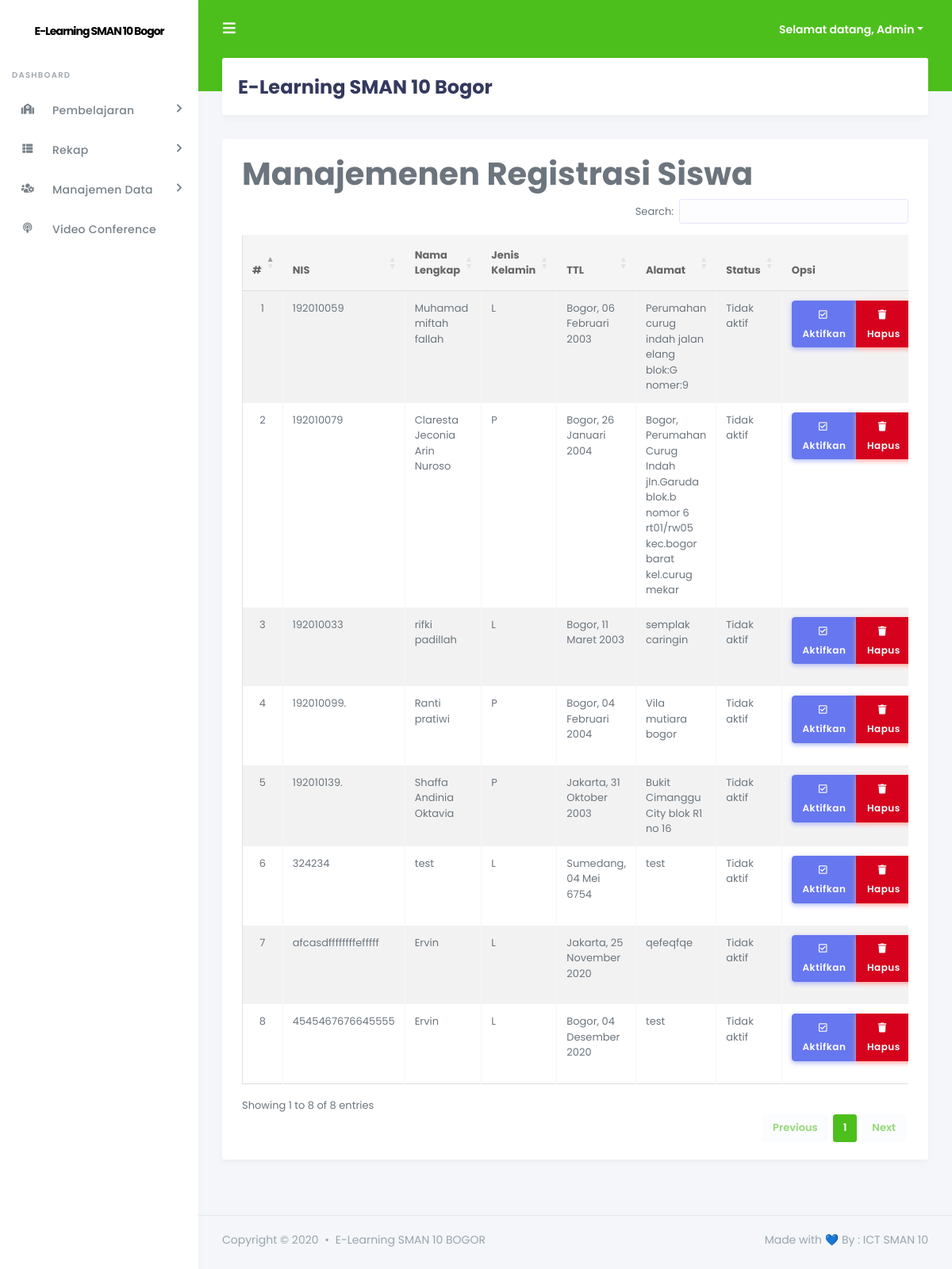
The app's page /admin/index.php?page=siswaregistrasi (signed in), older data.
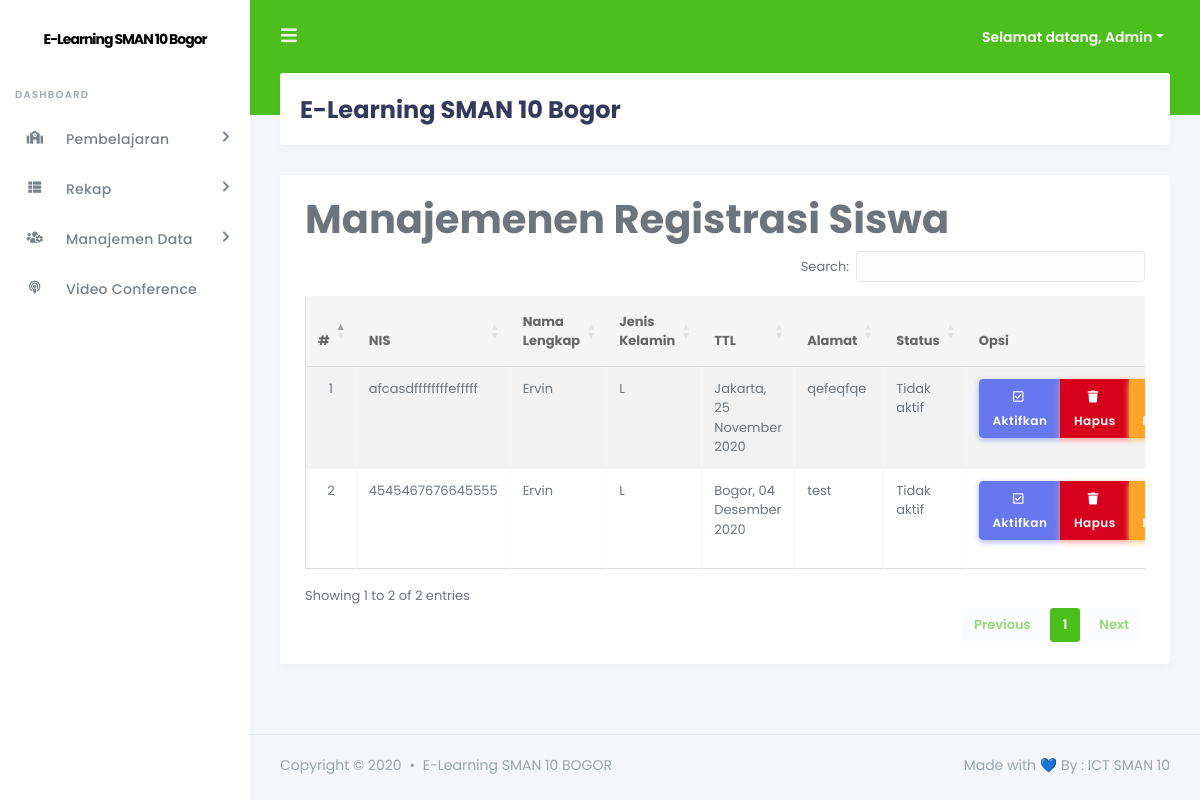
The same page, newer data.
### tables this page shows
CREATE TABLE `tb_siswa` (
  `id_siswa` int(11) NOT NULL,
  `nis` varchar(20) NOT NULL,
  `nama_lengkap` varchar(50) NOT NULL,
  `tempat_lahir` varchar(20) NOT NULL,
  `tgl_lahir` date NOT NULL,
  `jenis_kelamin` enum('L','P') NOT NULL,
  `agama` varchar(20) NOT NULL,
  `alamat` text NOT NULL,
  `id_kelas` varchar(5) NOT NULL,
  `thn_masuk` int(5) NOT NULL,
  `foto` varchar(100) NOT NULL,
  `username` varchar(40) NOT NULL,
  `password` varchar(40) NOT NULL,
  `pass` varchar(40) NOT NULL,
  `status` enum('aktif','tidak aktif') NOT NULL
);

### +koneksi.php (called while the page is built, shortened)
<?php
function tgl_indo($tgl) {
	$tanggal = substr($tgl,8,2);
	$bulan = getBulan(substr($tgl,5,2));
	$tahun = substr($tgl,0,4);
	return $tanggal.' '.$bulan.' '.$tahun;
}
function getBulan($bln){
	switch ($bln){
		case 1:
			return "Januari";
			break;
		case 2:
			return "Februari";
			break;
		case 3:
			return "Maret";
			break;
		case 5:
			return "Mei";
			break;
		case 10:
			return "Oktober";
			break;
		case 11:
			return "November";
			break;
		case 12:
			return "Desember";
			break;
	}
}
?>

### admin/inc/siswaregistrasi.php (the view, shortened to what this page needs)
<?php
$no = 1;
$id = @$_GET['id'];
if (@$_SESSION['admin']) {
    if (@$_GET['action'] == '') { ?>
    <div class="row">
        <div class="col-md-12">
            <h1 class="page-header">Manajemenen Registrasi Siswa</h1>
        </div>
    </div>
    <div class="row">
        <div class="col-md-12">
            <div class="panel panel-default">
                <div class="panel-body">
                	<div class="table-responsive">
                        <table class="table table-striped table-bordered table-hover" id="registrasisiswa">
                            <thead>
                                <tr>
                                    <th>#</th>
                                    <th>NIS</th>
                                    <th>Nama Lengkap</th>
                                    <th>Jenis Kelamin</th>
                                    <th>TTL</th>
                                    <th>Alamat</th>
                                    <th>Status</th>
                                    <th>Opsi</th>
                                </tr>
                            </thead>
                            <tbody>
                            <?php
                            $sql_siswa = mysqli_query($db, "SELECT * FROM tb_siswa WHERE status = 'tidak aktif'") or die($db->error);
                            if (mysqli_num_rows($sql_siswa) > 0) {
                                while ($data_siswa = mysqli_fetch_array($sql_siswa)) { ?>
    	                            <tr>
    	                                <td align="center"><?php echo $no++; ?></td>
    	                                <td><?php echo $data_siswa['nis']; ?></td>
    	                                <td><?php echo $data_siswa['nama_lengkap']; ?></td>
    	                                <td><?php echo $data_siswa['jenis_kelamin']; ?></td>
    	                                <td><?php echo $data_siswa['tempat_lahir'].", ".tgl_indo($data_siswa['tgl_lahir']); ?></td>
    	                                <td><?php echo $data_siswa['alamat']; ?></td>
    	                                <td><?php echo ucfirst($data_siswa['status']); ?></td>
    	                                <td align="center" width="200px">
                                        <div class="btn-group mb-3" role="group" aria-label="Basic example">
    	                                    <a href="?page=siswaregistrasi&action=aktifkan&id=<?php echo $data_siswa['id_siswa']; ?>" class="btn btn-icon icon-left btn-primary"><i class="far fa-check-square"></i>Aktifkan</a>
                                            <a onclick="return confirm('Yakin akan menghapus data ?');" href="?page=siswaregistrasi&action=hapus&id=<?php echo $data_siswa['id_siswa']; ?>" class="btn btn-icon icon-left btn-danger"><i class="fas fa-trash"></i>Hapus</a>
                                             <a href="?page=siswa&action=detail&IDsiswa=<?php echo $data_siswa['id_siswa']; ?>" class="btn btn-icon icon-left btn-warning"><i class="fas fa-search-plus"></i>Detail</a>
                                             </div>
                                      </td>
    	                            </tr>
    	                        <?php
                                }
                            } else { ?>
    							<tr>
                                    <td colspan="8" align="center">Data tidak ditemukan</td>
    							</tr>
    		                	<?php
                            } ?>
                            </tbody>
                        </table>
                    </div>
                </div>
            </div>
    	</div>
    </div>
    <?php
    } elseif (@$_GET['action'] == 'aktifkan') {
        mysqli_query($db, "UPDATE tb_siswa SET status = 'aktif' WHERE id_siswa = '$id'") or die($db->error);
        echo "<script>window.location='?page=siswaregistrasi';</script>";
    } elseif (@$_GET['action'] == 'hapus') {
        mysqli_query($db, "DELETE FROM tb_siswa WHERE id_siswa = '$id'") or die($db->error);
        echo "<script>window.location='?page=siswaregistrasi';</script>";
    }
} ?>

Row changes from the older to the newer data that the page shows:
removed tb_siswa: nis "192010059", nama_lengkap "Muhamad miftah fallah", jenis_kelamin "L", tempat_lahir "Bogor", tgl_lahir "06 Februari 2003", alamat "Perumahan curug indah jalan elang blok:G nomer:9", status "Tidak aktif"
removed tb_siswa: nis "192010079", nama_lengkap "Claresta Jeconia Arin Nuroso", jenis_kelamin "P", tempat_lahir "Bogor", tgl_lahir "26 Januari 2004", alamat "Bogor, Perumahan Curug Indah jln.Garuda blok.b nomor 6 rt01/rw05 kec.bogor barat kel.curug mekar", status "Tidak aktif"
removed tb_siswa: nis "192010033", nama_lengkap "rifki padillah", jenis_kelamin "L", tempat_lahir "Bogor", tgl_lahir "11 Maret 2003", alamat "semplak caringin", status "Tidak aktif"
removed tb_siswa: nis "192010099.", nama_lengkap "Ranti pratiwi", jenis_kelamin "P", tempat_lahir "Bogor", tgl_lahir "04 Februari 2004", alamat "Vila mutiara bogor", status "Tidak aktif"
removed tb_siswa: nis "192010139.", nama_lengkap "Shaffa Andinia Oktavia", jenis_kelamin "P", tempat_lahir "Jakarta", tgl_lahir "31 Oktober 2003", alamat "Bukit Cimanggu City blok R1 no 16", status "Tidak aktif"
removed tb_siswa: nis "324234", nama_lengkap "test", jenis_kelamin "L", tempat_lahir "Sumedang", tgl_lahir "04 Mei 6754", alamat "test", status "Tidak aktif"
Text that changed along with them:
text written by a page script: "Search: Showing 1 to 8 of 8 entries Previous 1 Next" → "Search: Showing 1 to 2 of 2 entries Previous 1 Next"
